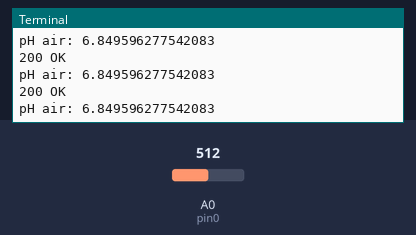
The program below on a simulated Arduino board driven over Firmata from a computer. On the bench: the last lines printed to the terminal. The inputs (shaded band) are chosen by the test bench; at power-on: A0 (pin0) = 512 (analog values on the 0–1023 scale). Web requests get an empty 200 reply after 0.4 s.

Above: at 6.2 s.
6.3 s: A0 (pin0) set to 716
At 6.88 s:
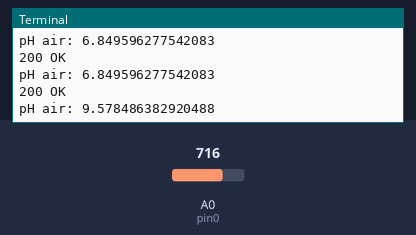
7.8 s: A0 (pin0) set to 900
At 8.08 s:
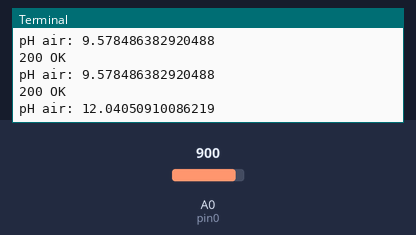
Timing chart, 0 to 10.8 s (numbered marks = the images above; inputs shaded):
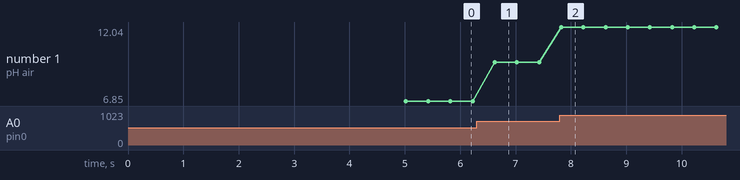

Measured:
- after the input at 6.3 s, the terminal: prints a new line after 0.32 s (image 1)
- after the input at 7.8 s, the terminal: prints a new line at once (image 2)
- plotted number 1: 6.85 → 9.58 after the input at 6.3 s, 9.58 → 12.04 after the input at 7.8 s

The program:

test.py
```python
import pyfirmata
import time
import http.client, urllib

board = pyfirmata.Arduino("/dev/ttyACM0")
pin0  = board.get_pin('a:0:i')

iterator = pyfirmata.util.Iterator(board)
iterator.start()
pin0.enable_reporting()

while True:
	if pin0.read() == None:
		pass
	else:
		x = (1000 * pin0.read())/73.07
		print("pH air: "+str(x))
		params = urllib.parse.urlencode({'field1': x, 'key': 'GH5Q05V3AUXZ66GX'})
		headers = {"Content-typZZe": "application/x-www-forn-urlencoded", "Accept": "text/plain"}
		conn = http.client.HTTPConnection("api.thingspeak.com:80")
		try:
			conn.request("POST", "/update", params, headers)
			response = conn.getresponse()
			print(response.status, response.reason)
			data = response.read()
			conn.close()
		except:
			print("Connection failed")

time.sleep(2)
```
